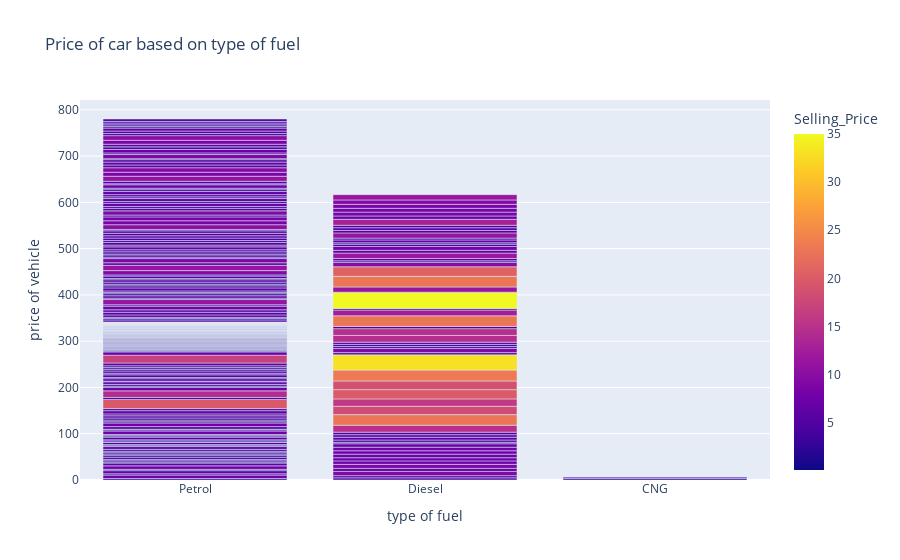

Notebook source saved alongside this figure:
### Markdown cell above
### Price of car based on type of fuel

### Code cell
px.bar(df3,y = list(df3['Selling_Price']),x= list(df3['Fuel_Type']),color = 'Selling_Price',
       labels = {'x':'type of fuel','y':'price of vehicle'}, title = 'Price of car based on type of fuel')

### Figure 1 — Plotly figure (JSON) as saved in the notebook; plotly's stock layout.template omitted (floating-point values rounded to 4 significant figures; data arrays with more than 128 entries replaced by an {"elided": "..."} marker saying what was removed)
{"data": [{"alignmentgroup": "True", "hovertemplate": "type of fuel=%{x}<br>price of vehicle=%{y}<br>Selling_Price=%{marker.color}<extra></extra>", "legendgroup": "", "marker": {"color": {"elided": "301 float values"}, "coloraxis": "coloraxis", "pattern": {"shape": ""}}, "name": "", "offsetgroup": "", "orientation": "v", "showlegend": false, "textposition": "auto", "type": "bar", "x": {"elided": "301 str values"}, "xaxis": "x", "y": {"elided": "301 float values"}, "yaxis": "y"}], "layout": {"barmode": "relative", "coloraxis": {"colorbar": {"title": {"text": "Selling_Price"}}, "colorscale": [[0, "#0d0887"], [0.1111, "#46039f"], [0.2222, "#7201a8"], [0.3333, "#9c179e"], [0.4444, "#bd3786"], [0.5556, "#d8576b"], [0.6667, "#ed7953"], [0.7778, "#fb9f3a"], [0.8889, "#fdca26"], [1, "#f0f921"]]}, "legend": {"tracegroupgap": 0}, "title": {"text": "Price of car based on type of fuel"}, "xaxis": {"anchor": "y", "domain": [0, 1], "title": {"text": "type of fuel"}}, "yaxis": {"anchor": "x", "domain": [0, 1], "title": {"text": "price of vehicle"}}}}
